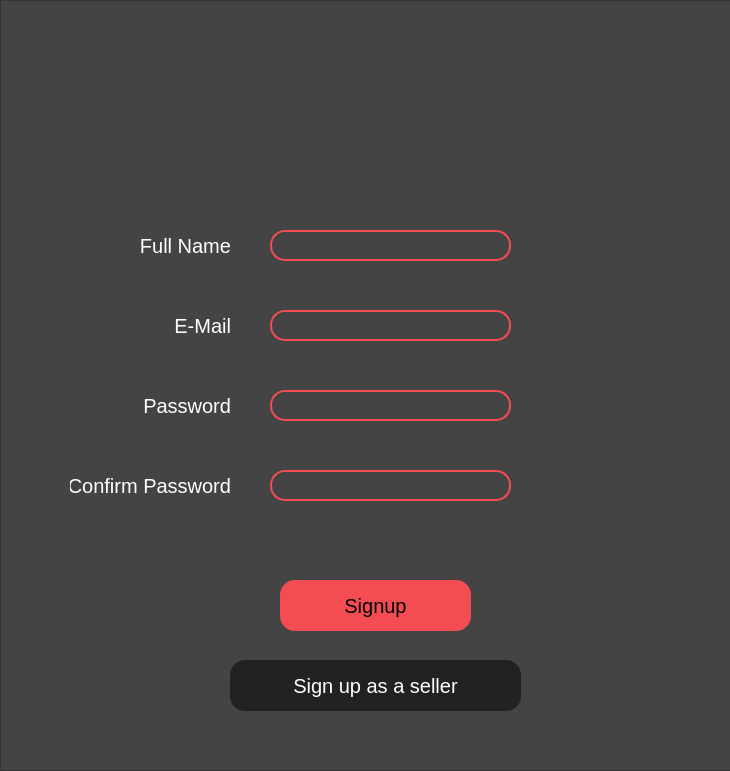
<?xml version="1.0" encoding="UTF-8"?>
<ui version="4.0">
 <class>Dialog</class>
 <widget class="QDialog" name="Dialog">
  <property name="geometry">
   <rect>
    <x>0</x>
    <y>0</y>
    <width>730</width>
    <height>771</height>
   </rect>
  </property>
  <property name="minimumSize">
   <size>
    <width>730</width>
    <height>771</height>
   </size>
  </property>
  <property name="maximumSize">
   <size>
    <width>771</width>
    <height>771</height>
   </size>
  </property>
  <property name="windowTitle">
   <string>Customer Signup</string>
  </property>
  <property name="windowIcon">
   <iconset>
    <normalon>../Resources/Icons/icon.png</normalon>
   </iconset>
  </property>
  <property name="styleSheet">
   <string notr="true">background: white;</string>
  </property>
  <widget class="QFrame" name="frm_Signup">
   <property name="geometry">
    <rect>
     <x>0</x>
     <y>0</y>
     <width>731</width>
     <height>771</height>
    </rect>
   </property>
   <property name="styleSheet">
    <string notr="true">background: #444</string>
   </property>
   <property name="frameShape">
    <enum>QFrame::StyledPanel</enum>
   </property>
   <property name="frameShadow">
    <enum>QFrame::Raised</enum>
   </property>
   <widget class="QLabel" name="lbl_Depot">
    <property name="geometry">
     <rect>
      <x>200</x>
      <y>50</y>
      <width>311</width>
      <height>111</height>
     </rect>
    </property>
    <property name="layoutDirection">
     <enum>Qt::LeftToRight</enum>
    </property>
    <property name="styleSheet">
     <string notr="true">font-family: Calibri Light;
font-size: 50px;
font-weight: bold;</string>
    </property>
    <property name="text">
     <string/>
    </property>
    <property name="pixmap">
     <pixmap>../Resources/Icons/depotbigger.png</pixmap>
    </property>
    <property name="alignment">
     <set>Qt::AlignCenter</set>
    </property>
   </widget>
   <widget class="QLineEdit" name="txt_Pass">
    <property name="geometry">
     <rect>
      <x>270</x>
      <y>390</y>
      <width>241</width>
      <height>31</height>
     </rect>
    </property>
    <property name="focusPolicy">
     <enum>Qt::ClickFocus</enum>
    </property>
    <property name="styleSheet">
     <string notr="true">border: 2px solid rgb(243, 76, 83);
border-radius: 15px;
padding-left: 10px;
padding-bottom: 1px;
color: white;
font-size: 20px;</string>
    </property>
    <property name="clearButtonEnabled">
     <bool>true</bool>
    </property>
   </widget>
   <widget class="QLineEdit" name="txt_SelEmail">
    <property name="geometry">
     <rect>
      <x>270</x>
      <y>310</y>
      <width>241</width>
      <height>31</height>
     </rect>
    </property>
    <property name="focusPolicy">
     <enum>Qt::ClickFocus</enum>
    </property>
    <property name="styleSheet">
     <string notr="true">border: 2px solid rgb(243, 76, 83);
border-radius: 15px;
padding-left: 10px;
padding-bottom: 1px;
color: white;
font-size: 20px;</string>
    </property>
    <property name="clearButtonEnabled">
     <bool>true</bool>
    </property>
   </widget>
   <widget class="QLabel" name="lbl_Pass">
    <property name="geometry">
     <rect>
      <x>120</x>
      <y>390</y>
      <width>111</width>
      <height>31</height>
     </rect>
    </property>
    <property name="styleSheet">
     <string notr="true">color: white;
font-size: 20px;</string>
    </property>
    <property name="text">
     <string>Password</string>
    </property>
    <property name="alignment">
     <set>Qt::AlignRight|Qt::AlignTrailing|Qt::AlignVCenter</set>
    </property>
   </widget>
   <widget class="QLabel" name="lbl_Email">
    <property name="geometry">
     <rect>
      <x>120</x>
      <y>310</y>
      <width>111</width>
      <height>31</height>
     </rect>
    </property>
    <property name="styleSheet">
     <string notr="true">color: white;
font-size: 20px;</string>
    </property>
    <property name="text">
     <string>E-Mail</string>
    </property>
    <property name="alignment">
     <set>Qt::AlignRight|Qt::AlignTrailing|Qt::AlignVCenter</set>
    </property>
   </widget>
   <widget class="QLabel" name="lbl_Fname">
    <property name="geometry">
     <rect>
      <x>110</x>
      <y>230</y>
      <width>121</width>
      <height>31</height>
     </rect>
    </property>
    <property name="styleSheet">
     <string notr="true">color: white;
font-size: 20px;</string>
    </property>
    <property name="text">
     <string>Full Name</string>
    </property>
    <property name="alignment">
     <set>Qt::AlignRight|Qt::AlignTrailing|Qt::AlignVCenter</set>
    </property>
   </widget>
   <widget class="QLineEdit" name="lineEdit">
    <property name="geometry">
     <rect>
      <x>270</x>
      <y>230</y>
      <width>241</width>
      <height>31</height>
     </rect>
    </property>
    <property name="focusPolicy">
     <enum>Qt::StrongFocus</enum>
    </property>
    <property name="styleSheet">
     <string notr="true">border: 2px solid rgb(243, 76, 83);
border-radius: 15px;
padding-left: 10px;
padding-bottom: 1px;
color: white;
font-size: 20px;</string>
    </property>
    <property name="text">
     <string/>
    </property>
    <property name="clearButtonEnabled">
     <bool>true</bool>
    </property>
   </widget>
   <widget class="QLineEdit" name="txt_PassConfirm">
    <property name="geometry">
     <rect>
      <x>270</x>
      <y>470</y>
      <width>241</width>
      <height>31</height>
     </rect>
    </property>
    <property name="focusPolicy">
     <enum>Qt::ClickFocus</enum>
    </property>
    <property name="styleSheet">
     <string notr="true">border: 2px solid rgb(243, 76, 83);
border-radius: 15px;
padding-left: 10px;
padding-bottom: 1px;
color: white;
font-size: 20px;</string>
    </property>
    <property name="clearButtonEnabled">
     <bool>true</bool>
    </property>
   </widget>
   <widget class="QLabel" name="lbl_PassConfirm">
    <property name="geometry">
     <rect>
      <x>70</x>
      <y>470</y>
      <width>161</width>
      <height>31</height>
     </rect>
    </property>
    <property name="styleSheet">
     <string notr="true">color: white;
font-size: 20px;</string>
    </property>
    <property name="text">
     <string>Confirm Password</string>
    </property>
    <property name="alignment">
     <set>Qt::AlignRight|Qt::AlignTrailing|Qt::AlignVCenter</set>
    </property>
   </widget>
   <widget class="QPushButton" name="btn_Signup">
    <property name="geometry">
     <rect>
      <x>280</x>
      <y>580</y>
      <width>191</width>
      <height>51</height>
     </rect>
    </property>
    <property name="styleSheet">
     <string notr="true">border: none;
border-radius: 15px;
background: rgb(243, 76, 83);
font-size: 20px;</string>
    </property>
    <property name="text">
     <string>Signup</string>
    </property>
   </widget>
   <widget class="QPushButton" name="btn_Seller">
    <property name="geometry">
     <rect>
      <x>230</x>
      <y>660</y>
      <width>291</width>
      <height>51</height>
     </rect>
    </property>
    <property name="styleSheet">
     <string notr="true">border: none;
border-radius: 15px;
background: #222;
color: white;
font-size: 20px;
</string>
    </property>
    <property name="text">
     <string>Sign up as a seller</string>
    </property>
   </widget>
  </widget>
 </widget>
 <resources/>
 <connections>
  <connection>
   <sender>txt_Pass</sender>
   <signal>returnPressed()</signal>
   <receiver>txt_PassConfirm</receiver>
   <slot>setFocus()</slot>
   <hints>
    <hint type="sourcelabel">
     <x>418</x>
     <y>424</y>
    </hint>
    <hint type="destinationlabel">
     <x>434</x>
     <y>480</y>
    </hint>
   </hints>
  </connection>
  <connection>
   <sender>txt_PassConfirm</sender>
   <signal>returnPressed()</signal>
   <receiver>btn_Signup</receiver>
   <slot>setFocus()</slot>
   <hints>
    <hint type="sourcelabel">
     <x>486</x>
     <y>487</y>
    </hint>
    <hint type="destinationlabel">
     <x>485</x>
     <y>602</y>
    </hint>
   </hints>
  </connection>
  <connection>
   <sender>txt_SelEmail</sender>
   <signal>returnPressed()</signal>
   <receiver>txt_Pass</receiver>
   <slot>setFocus()</slot>
   <hints>
    <hint type="sourcelabel">
     <x>553</x>
     <y>350</y>
    </hint>
    <hint type="destinationlabel">
     <x>565</x>
     <y>408</y>
    </hint>
   </hints>
  </connection>
  <connection>
   <sender>lineEdit</sender>
   <signal>returnPressed()</signal>
   <receiver>txt_SelEmail</receiver>
   <slot>setFocus()</slot>
   <hints>
    <hint type="sourcelabel">
     <x>478</x>
     <y>256</y>
    </hint>
    <hint type="destinationlabel">
     <x>488</x>
     <y>327</y>
    </hint>
   </hints>
  </connection>
 </connections>
</ui>
